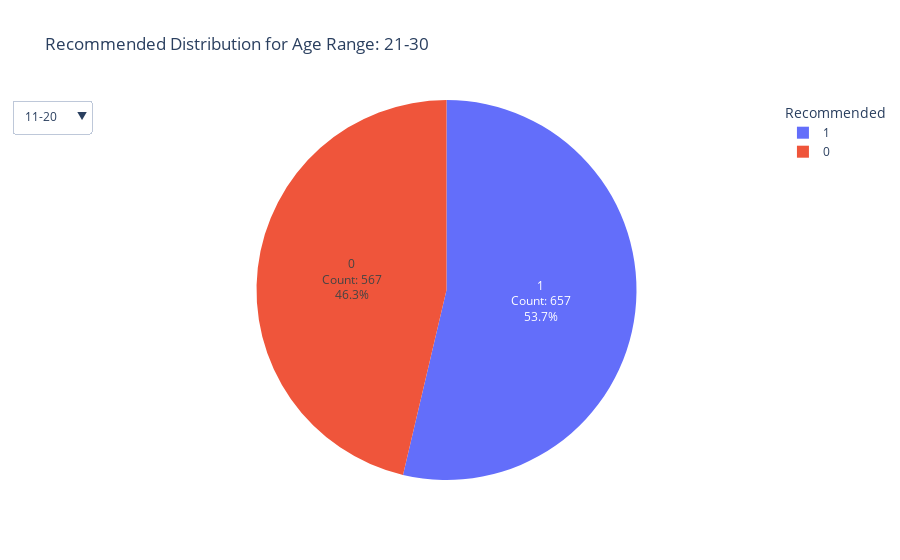

Notebook cell for this chart:
### Code cell
import plotly.graph_objects as go

# Assuming 'data' is your DataFrame containing the relevant information

# Define a function to create the pie chart with counts
def create_pie_chart(age_range):
    age_range_data = data[data['Age Range'] == age_range]
    counts = age_range_data['Recommended'].value_counts()
    percentages = counts / counts.sum() * 100
    return go.Figure(
        data=[
            go.Pie(
                labels=percentages.index,
                values=percentages,
                hoverinfo='label+percent+text',
                textinfo='label+percent+text',
                text=[f"Count: {count}" for count in counts]
            )
        ],
        layout_title_text=f"Recommended Distribution for Age Range: {age_range}",
        layout_showlegend=True,
        layout_legend_title='Recommended'
    )

# Create the initial pie chart
initial_age_range = data['Age Range'].unique()[0]
fig = create_pie_chart(initial_age_range)

# Define the age ranges and buttons, ensuring sorted order
age_ranges = sorted(data['Age Range'].unique())

buttons = []

# Add buttons for each age range
for age_range in age_ranges:
    button = dict(
        label=age_range,
        method='update',
        args=[
            {
                'values': [create_pie_chart(age_range)['data'][0]['values']],
                'labels': [create_pie_chart(age_range)['data'][0]['labels']],
                'text': [create_pie_chart(age_range)['data'][0]['text']]
            },
            {
                'title': f"Recommended Distribution for Age Range: {age_range}"
            }
        ]
    )
    buttons.append(button)

# Add buttons to the layout
fig.update_layout(
    updatemenus=[
        dict(
            buttons=buttons,
            direction='down',
            showactive=True
        )
    ]
)

fig.show()

### Figure 1 — Plotly figure (JSON) as saved in the notebook; plotly's stock layout.template omitted (floating-point values rounded to 4 significant figures)
{"data": [{"hoverinfo": "label+percent+text", "labels": [1, 0], "text": ["Count: 657", "Count: 567"], "textinfo": "label+percent+text", "type": "pie", "values": [53.68, 46.32]}], "layout": {"legend": {"title": {"text": "Recommended"}}, "showlegend": true, "title": {"text": "Recommended Distribution for Age Range: 21-30"}, "updatemenus": [{"buttons": [{"args": [{"labels": [[1, 0]], "text": [["Count: 36", "Count: 18"]], "values": [[66.67, 33.33]]}, {"title": "Recommended Distribution for Age Range: 11-20"}], "label": "11-20", "method": "update"}, {"args": [{"labels": [[1, 0]], "text": [["Count: 657", "Count: 567"]], "values": [[53.68, 46.32]]}, {"title": "Recommended Distribution for Age Range: 21-30"}], "label": "21-30", "method": "update"}, {"args": [{"labels": [[1, 0]], "text": [["Count: 1626", "Count: 1412"]], "values": [[53.52, 46.48]]}, {"title": "Recommended Distribution for Age Range: 31-40"}], "label": "31-40", "method": "update"}, {"args": [{"labels": [[1, 0]], "text": [["Count: 1221", "Count: 1052"]], "values": [[53.72, 46.28]]}, {"title": "Recommended Distribution for Age Range: 41-50"}], "label": "41-50", "method": "update"}, {"args": [{"labels": [[1, 0]], "text": [["Count: 815", "Count: 586"]], "values": [[58.17, 41.83]]}, {"title": "Recommended Distribution for Age Range: 51-60"}], "label": "51-60", "method": "update"}, {"args": [{"labels": [[1, 0]], "text": [["Count: 447", "Count: 283"]], "values": [[61.23, 38.77]]}, {"title": "Recommended Distribution for Age Range: 61-70"}], "label": "61-70", "method": "update"}, {"args": [{"labels": [[1, 0]], "text": [["Count: 50", "Count: 50"]], "values": [[50, 50]]}, {"title": "Recommended Distribution for Age Range: 71-80"}], "label": "71-80", "method": "update"}, {"args": [{"labels": [[1, 0]], "text": [["Count: 15", "Count: 7"]], "values": [[68.18, 31.82]]}, {"title": "Recommended Distribution for Age Range: 81-90"}], "label": "81-90", "method": "update"}, {"args": [{"labels": [[0, 1]], "text": [["Count: 4", "Count: 3"]], "values": [[57.14, 42.86]]}, {"title": "Recommended Distribution for Age Range: 91-100"}], "label": "91-100", "method": "update"}], "direction": "down", "showactive": true}]}}
